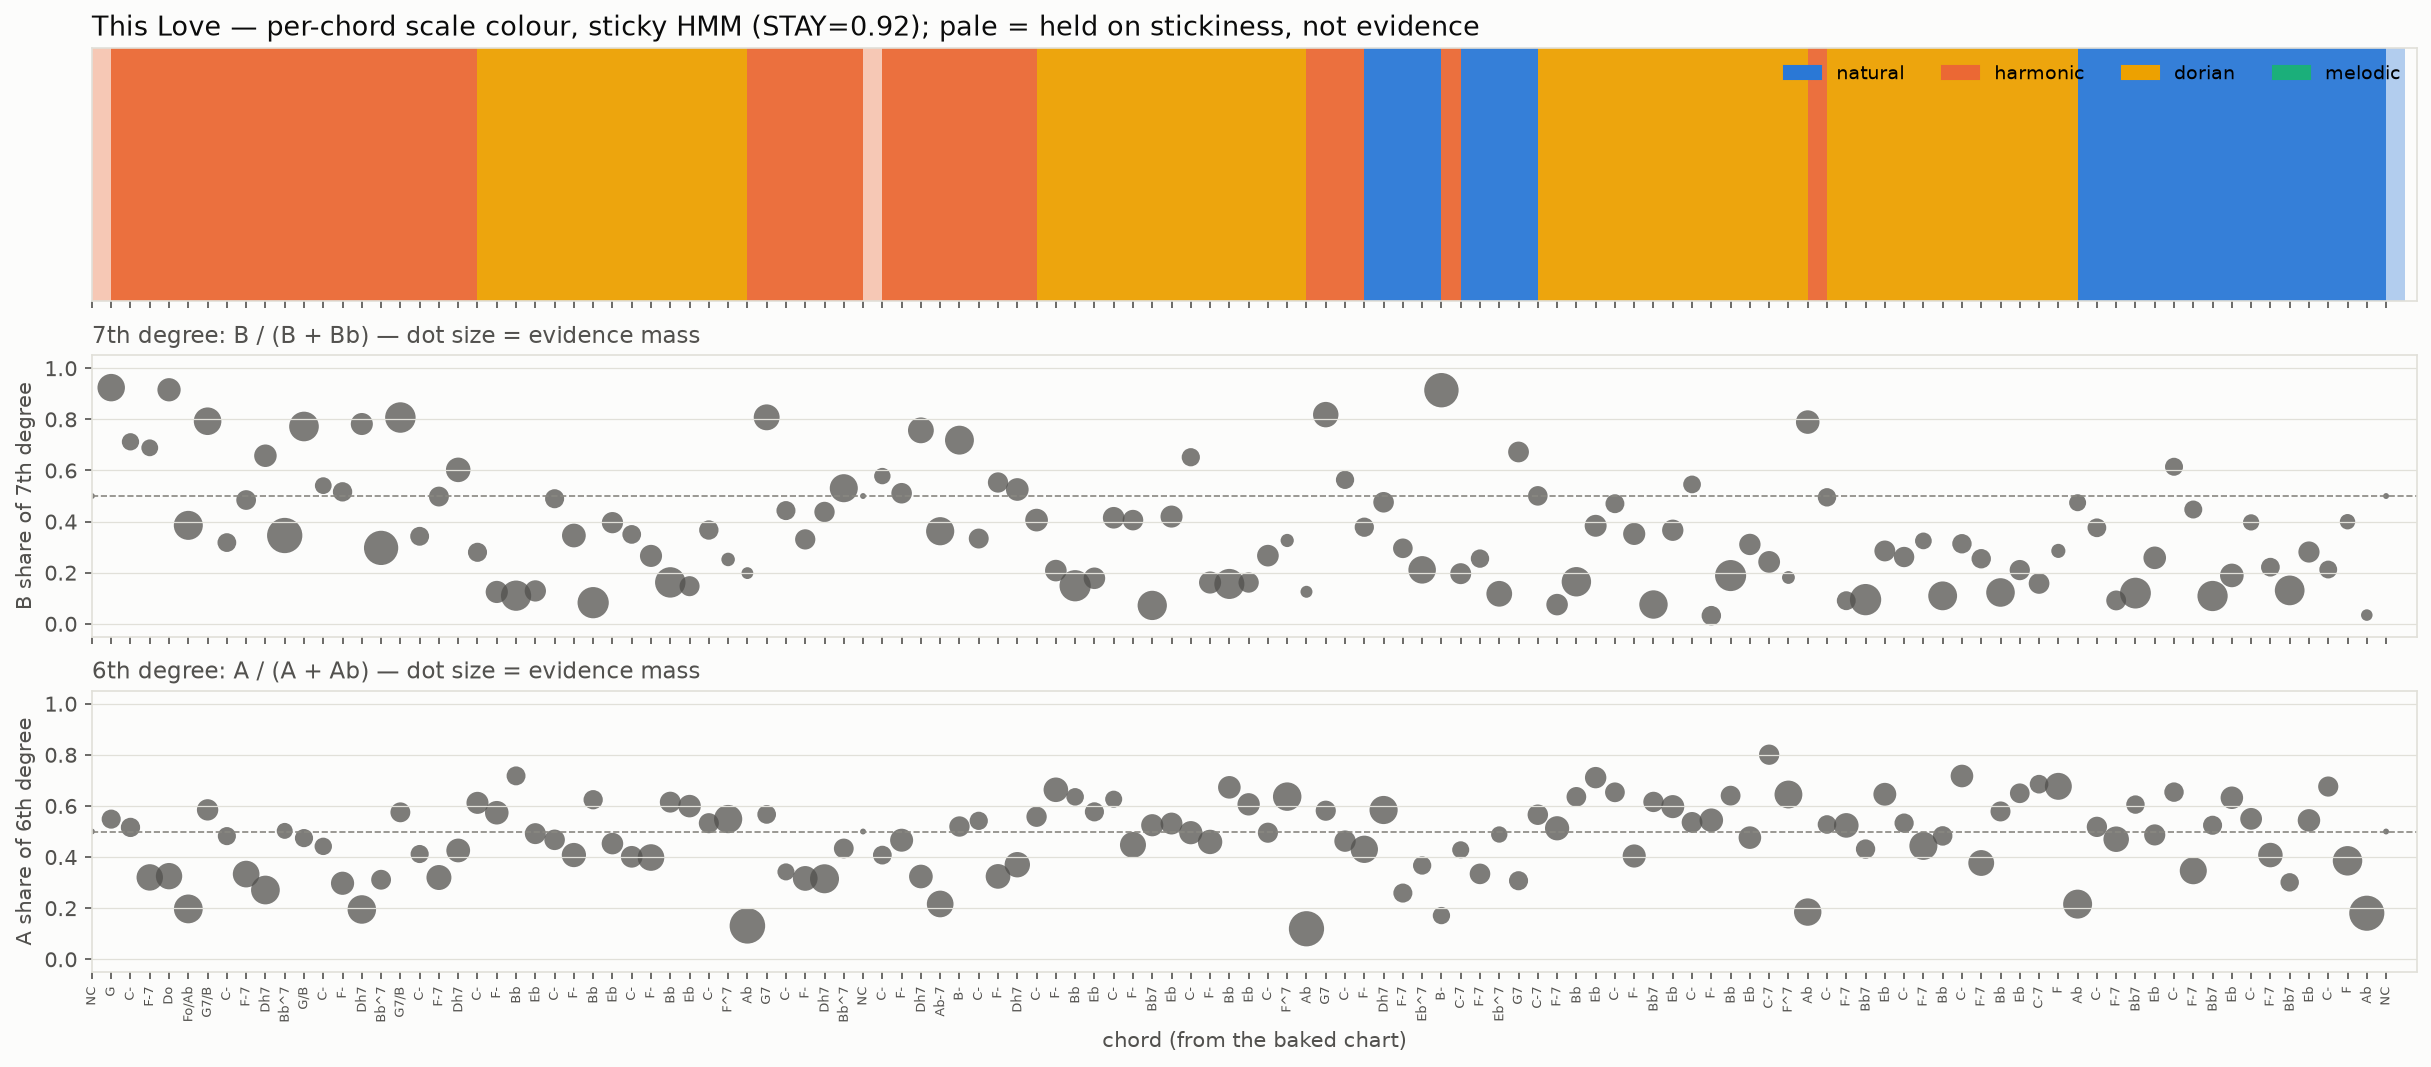

The script that saved this image:
"""Per-chord scale-colour tracking on This Love — sticky HMM (v2).

Louis's design calls (2026-07-30): key stays C minor; track the scale
*colour* per chord; include the bass half of the NNLS chroma; sticky HMM
now, section folding later.

States = the four C-minor colours, i.e. the joint setting of the two
contrast degrees:  6th (Ab vs A) x 7th (Bb vs B).

    natural  = (Ab, Bb)      harmonic = (Ab, B)
    dorian   = (A,  Bb)      melodic  = (A,  B)

Evidence per chord span = chroma mass on the contrast pcs only (v1 showed
the full 7-pc mask dilutes the signal).  A chord with no 6th/7th-degree
mass contributes ~zero evidence and the stickiness carries the state
("hold until forced", same philosophy as local key).

Outputs
-------
scratchpad/colour_hmm_this_love.png   decoded band + per-degree evidence
stdout                                 decode summary + bass-half ablation

Usage:  .venv/bin/python scratchpad/colour_hmm_this_love.py
"""

from __future__ import annotations

import json
import re
import sys
from pathlib import Path

import matplotlib

matplotlib.use("Agg")
import matplotlib.pyplot as plt
import numpy as np

REPO = Path(__file__).resolve().parent.parent
sys.path.insert(0, str(REPO))

from harmonia.models import nnls_features as nf  # noqa: E402
from harmonia.theory.key_profiles import infer_key  # noqa: E402

SLUG = "maroon_5_this_love"
AUDIO = REPO / "docs" / "audio" / f"{SLUG}.m4a"

PC_FLAT = ["C", "Db", "D", "Eb", "E", "F", "Gb", "G", "Ab", "A", "Bb", "B"]
ROLL = 9  # A-first -> C-first (nnls_features._ROLL_TO_C)

# state -> (raised 6th?, raised 7th?)
STATES = {
    "natural": (0, 0),
    "harmonic": (0, 1),
    "dorian": (1, 0),
    "melodic": (1, 1),
}
STATE_COLORS = {  # same semantics as v1 plot
    "natural": "#2a78d6",
    "harmonic": "#eb6834",
    "melodic": "#1baf7a",
    "dorian": "#eda100",
}
INK, INK2, MUTED, GRID, SURFACE = "#0b0b0b", "#52514e", "#898781", "#e1e0d9", "#fcfcfb"

BASS_W = 1.0  # weight of the L1-normalised bass half added to the treble half
Q = 0.85  # emission: expected raised-share when the state says "raised"
GAIN = 25.0  # evidence weight per unit of contrast-pc mass share
STAY = 0.92  # sticky HMM self-transition probability
HELD_W = 0.5  # below this total evidence weight, mark the chord as "held"


def load_chart_chords() -> list[dict]:
    txt = (REPO / "docs/plots" / f"inferred_{SLUG}.html").read_text(errors="ignore")
    m = re.search(r"const\s+P\s*=\s*", txt)
    i = txt.index("{", m.end())
    depth, j, instr, esc = 0, i, False, False
    while j < len(txt):
        c = txt[j]
        if instr:
            if esc:
                esc = False
            elif c == "\\":
                esc = True
            elif c == '"':
                instr = False
        elif c == '"':
            instr = True
        elif c == "{":
            depth += 1
        elif c == "}":
            depth -= 1
            if depth == 0:
                break
        j += 1
    return json.loads(txt[i : j + 1])["chords"]


def chord_name(ch: dict) -> str:
    if ch.get("nc"):
        return "NC"
    name = PC_FLAT[ch["root"]] + ch["lv"]["exact"]["q"]
    if ch.get("bass", -1) >= 0 and ch["bass"] != ch["root"]:
        name += "/" + PC_FLAT[ch["bass"]]
    return name


def chord_chroma(arr, times, t0, t1, include_bass=True) -> np.ndarray:
    """L1-normalised C-first 12-d chroma for one chord span."""
    sel = (times >= t0) & (times < t1)
    if not sel.any():
        sel = np.array([np.argmin(np.abs(times - 0.5 * (t0 + t1)))])
    seg = arr[sel].mean(0)
    bass = np.roll(seg[:12], ROLL)
    treb = np.roll(seg[12:], ROLL)

    def l1(v):
        s = v.sum()
        return v / s if s > 1e-9 else v

    m = l1(treb) + (BASS_W * l1(bass) if include_bass else 0.0)
    return l1(m)


def emissions(chroma: np.ndarray, nc: bool):
    """Per-state emission log-likelihoods + per-degree evidence (t, x)."""
    if nc:
        return {s: 0.0 for s in STATES}, (0.0, 0.5), (0.0, 0.5)
    t6 = chroma[8] + chroma[9]
    t7 = chroma[10] + chroma[11]
    x6 = chroma[9] / t6 if t6 > 1e-9 else 0.5
    x7 = chroma[11] / t7 if t7 > 1e-9 else 0.5
    ll = {}
    for s, (r6, r7) in STATES.items():
        q6 = Q if r6 else 1 - Q
        q7 = Q if r7 else 1 - Q
        ll[s] = GAIN * t6 * (x6 * np.log(q6) + (1 - x6) * np.log(1 - q6)) + GAIN * t7 * (
            x7 * np.log(q7) + (1 - x7) * np.log(1 - q7)
        )
    return ll, (t6, x6), (t7, x7)


def viterbi(ll_rows: list[dict]) -> list[str]:
    names = list(STATES)
    n = len(names)
    log_stay = np.log(STAY)
    log_switch = np.log((1 - STAY) / (n - 1))
    delta = np.array([ll_rows[0][s] for s in names])
    back = []
    for row in ll_rows[1:]:
        trans = delta[:, None] + np.where(np.eye(n, dtype=bool), log_stay, log_switch)
        back.append(trans.argmax(0))
        delta = trans.max(0) + np.array([row[s] for s in names])
    path = [int(delta.argmax())]
    for bp in reversed(back):
        path.append(int(bp[path[-1]]))
    return [names[i] for i in reversed(path)]


def decode(arr, times, chords, include_bass=True):
    rows, ev6, ev7 = [], [], []
    for ch in chords:
        m = chord_chroma(arr, times, ch["t0"], ch["t1"], include_bass)
        ll, e6, e7 = emissions(m, bool(ch.get("nc")))
        rows.append(ll)
        ev6.append(e6)
        ev7.append(e7)
    return viterbi(rows), ev6, ev7


def main() -> None:
    arr, times = nf.extract_bothchroma(AUDIO)
    key = infer_key(np.roll(arr[:, 12:].sum(0), ROLL))
    print(f"key check: {key.key_name}  conf={key.confidence:.4f}")

    chords = load_chart_chords()
    labels = [chord_name(c) for c in chords]
    n = len(chords)

    path, ev6, ev7 = decode(arr, times, chords, include_bass=True)
    path_nobass, _, _ = decode(arr, times, chords, include_bass=False)

    w_tot = np.array([GAIN * (t6 + t7) for (t6, _), (t7, _) in zip(ev6, ev7)])
    held = w_tot < HELD_W

    print(f"\n{n} chords   STAY={STAY}  GAIN={GAIN}  Q={Q}  BASS_W={BASS_W}")
    print("decoded colour counts (with bass):")
    for s in STATES:
        print(f"  {s:9s} {path.count(s):3d}")
    n_switch = sum(a != b for a, b in zip(path, path[1:]))
    print(f"switches: {n_switch}   held (evidence < {HELD_W}): {held.sum()}")
    diff = [i for i in range(n) if path[i] != path_nobass[i]]
    print(f"\nbass-half ablation: {len(diff)} chords change without bass")
    for i in diff[:12]:
        print(f"  #{i:3d} {labels[i]:8s} +bass={path[i]:9s} treble-only={path_nobass[i]}")

    g_chords = [i for i in range(n) if labels[i].startswith("G")]
    g_harm = sum(path[i] in ("harmonic", "melodic") for i in g_chords)
    print(f"\nG-root chords decoded with raised 7th (B): {g_harm}/{len(g_chords)}")

    # ── plot ────────────────────────────────────────────────────────────────
    fig, axes = plt.subplots(
        3, 1, figsize=(20, 8), sharex=True, height_ratios=[0.9, 1, 1]
    )
    fig.patch.set_facecolor(SURFACE)
    x = np.arange(n)

    ax = axes[0]
    for i, s in enumerate(path):
        ax.barh(
            0, 1, left=i, height=1, color=STATE_COLORS[s],
            alpha=0.35 if held[i] else 0.95, linewidth=0,
        )
    ax.set_ylim(-0.5, 0.5)
    ax.set_yticks([])
    handles = [plt.Rectangle((0, 0), 1, 1, color=STATE_COLORS[s]) for s in STATES]
    ax.legend(
        handles, list(STATES), loc="upper right", ncol=4, frameon=False, fontsize=9,
    )
    ax.set_title(
        f"This Love — per-chord scale colour, sticky HMM (STAY={STAY}); "
        "pale = held on stickiness, not evidence",
        color=INK, loc="left", fontsize=13,
    )

    ax = axes[1]
    t7 = np.array([t for t, _ in ev7])
    x7 = np.array([v for _, v in ev7])
    ax.axhline(0.5, color=MUTED, lw=0.8, ls="--")
    ax.scatter(x, x7, s=8 + 700 * t7, c=INK2, alpha=0.75, linewidths=0)
    ax.set_ylabel("B share of 7th degree", color=INK2)
    ax.set_ylim(-0.05, 1.05)
    ax.set_title("7th degree: B / (B + Bb) — dot size = evidence mass", color=INK2,
                 loc="left", fontsize=11)

    ax = axes[2]
    t6 = np.array([t for t, _ in ev6])
    x6 = np.array([v for _, v in ev6])
    ax.axhline(0.5, color=MUTED, lw=0.8, ls="--")
    ax.scatter(x, x6, s=8 + 700 * t6, c=INK2, alpha=0.75, linewidths=0)
    ax.set_ylabel("A share of 6th degree", color=INK2)
    ax.set_ylim(-0.05, 1.05)
    ax.set_title("6th degree: A / (A + Ab) — dot size = evidence mass", color=INK2,
                 loc="left", fontsize=11)
    ax.set_xticks(x)
    ax.set_xticklabels(labels, rotation=90, fontsize=6, color=INK2)
    ax.set_xlabel("chord (from the baked chart)", color=INK2)

    for ax in axes:
        ax.set_facecolor(SURFACE)
        if ax is not axes[0]:
            ax.grid(True, axis="y", color=GRID, lw=0.6)
        for spine in ax.spines.values():
            spine.set_color(GRID)
        ax.tick_params(colors=INK2)
        ax.margins(x=0.005)

    out = REPO / "scratchpad" / "colour_hmm_this_love.png"
    fig.savefig(out, dpi=150, bbox_inches="tight", facecolor=SURFACE)
    print(f"\nwrote {out}")


if __name__ == "__main__":
    main()
